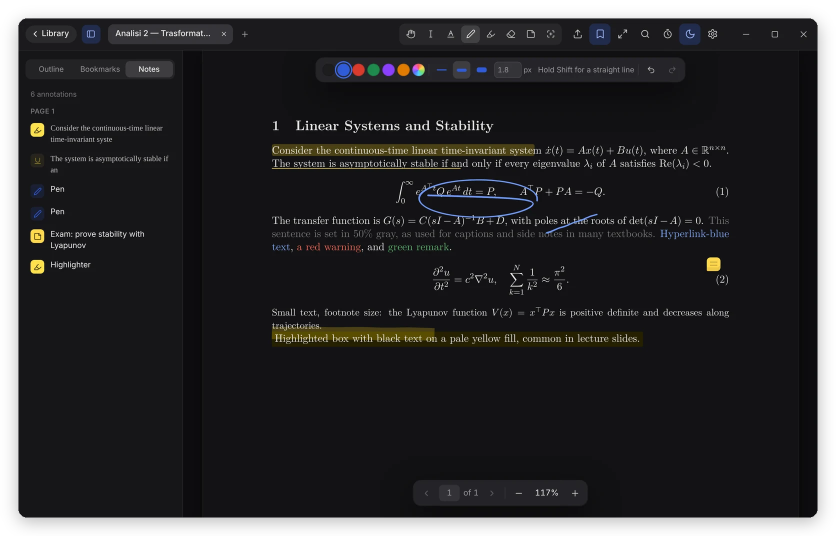
#> input picture docs/images/annotations.webp, 1672 x 1072 px (shown at 1/2 size)
$ python -i readme-images.py   (imports and definitions only)
#> lines starting #> are read from the running program, lines starting #| are printed output that depends on the picture; after the words box and inside, x2 and y2 are one past the last pixel; in counts of white or black regions, pixels touching at a corner belong together
#> further down, picture is the input picture: PIL image 1672x1072 RGBA; mean R, G, B, A 23.2, 22.5, 24, 228.9
"""Builds the pictures in docs/images/ used by README.md.

Shoots the app with the mocked backend (tests/preview/shoot.mjs) as a release version, so there's
no BETA badge, then frames each shot (rounded corners and a soft shadow) and saves it as WebP.

Usage: python3 scripts/readme-images.py   (needs Node, the npm packages and Pillow)
"""

import subprocess
import sys
import tempfile
from pathlib import Path

from PIL import Image, ImageChops, ImageDraw, ImageFilter

ROOT = Path(__file__).resolve().parent.parent
OUT = ROOT / "docs" / "images"
VERSION = "2.0.0"
WIDTH = 1600  # displayed at ~880 px on GitHub, so this stays sharp on high-DPI screens

# picture name -> screenshot file (the shot's name, or a step of it: "export" saves "export-dialog")
PICTURES = {
    "library-light": "readme-library-light",
    "library-dark": "readme-library-dark",
    "annotations": "annotate-dark",
    "link-preview": "link-preview",
    "snip": "snip-menu",
    "stats": "stats-light",
    "timer": "timer-pomodoro",
    "export": "export-dialog",
    "welcome": "welcome-usage",
}
SPLIT = ("readme-page-light", "readme-page-dark")
# Pictures cropped to the interesting part (left, top, right, bottom in 1280×800 window pixels).
CROPS = {"welcome": (240, 150, 1040, 700)}


def frame(img: Image.Image) -> Image.Image:
    """Rounded window with a soft shadow on a transparent background."""
    img = img.convert("RGB").resize((WIDTH, round(img.height * WIDTH / img.width)), Image.LANCZOS)
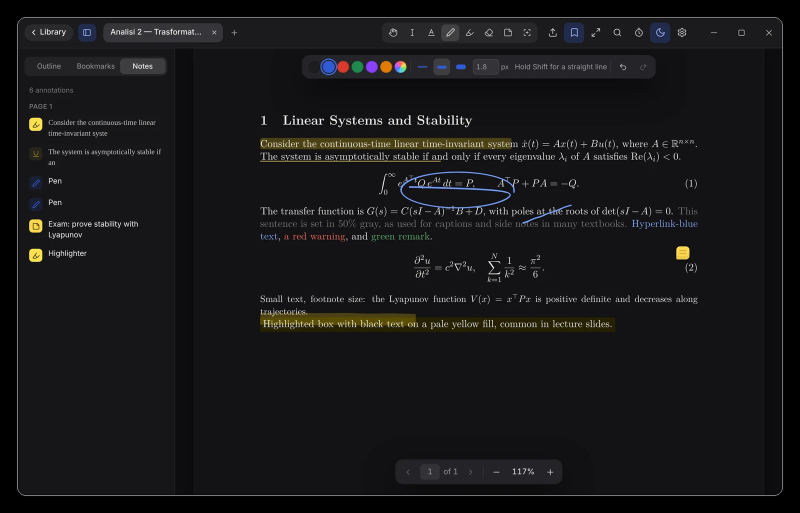
#> img: PIL image 1600x1026 RGB (shown at 1/2 size); mean R, G, B 23.3, 22.6, 24.1
    w, h = img.size
#> w = 1600; h = 1026
    radius, pad = 18, 36
    mask = Image.new("L", (w, h), 0)
#> mask: PIL image 1600x1026 L; every value is 0
    ImageDraw.Draw(mask).rounded_rectangle((0, 0, w - 1, h - 1), radius, fill=255)
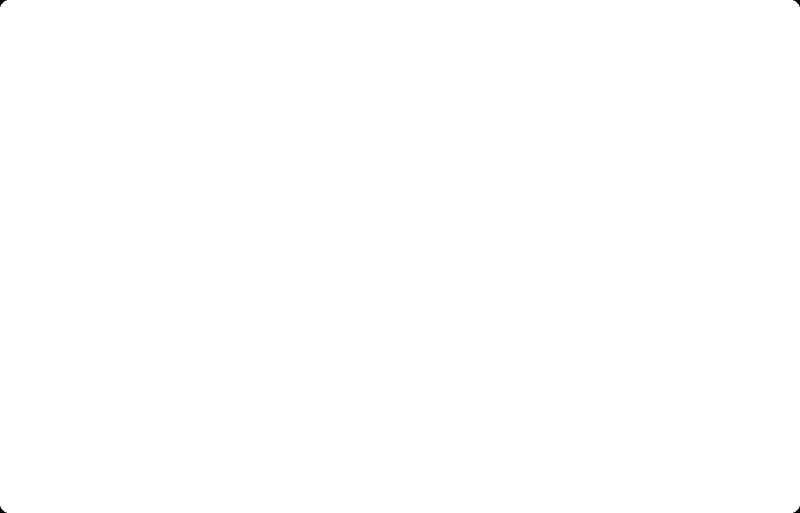
#> mask: PIL image 1600x1026 L (shown at 1/2 size); 100% white; 4 black regions, box (x1, y1, x2, y2) and area: (0, 0, 14, 14) 74, (1586, 0, 1600, 14) 74, (0, 1012, 14, 1026) 74, (1586, 1012, 1600, 1026) 74
    # A hairline border so light windows don't melt into a white page.
    border = Image.new("L", (w, h), 0)
    ImageDraw.Draw(border).rounded_rectangle((0, 0, w - 1, h - 1), radius, outline=255, width=1)
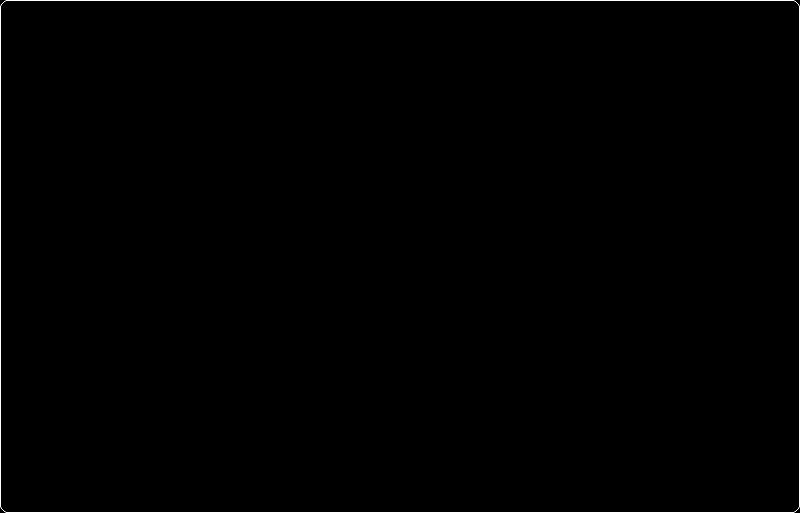
#> border: PIL image 1600x1026 L (shown at 1/2 size); 0.32% white in thin lines or dots
    img = Image.composite(Image.new("RGB", (w, h), (200, 202, 208)), img, border)

    canvas = Image.new("RGBA", (w + 2 * pad, h + 2 * pad), (0, 0, 0, 0))
#> canvas: PIL image 1672x1098 RGBA; every value is 0
    shadow = Image.new("L", canvas.size, 0)
#> shadow: PIL image 1672x1098 L; every value is 0
    ImageDraw.Draw(shadow).rounded_rectangle((pad, pad + 10, pad + w, pad + h + 6), radius, fill=70)
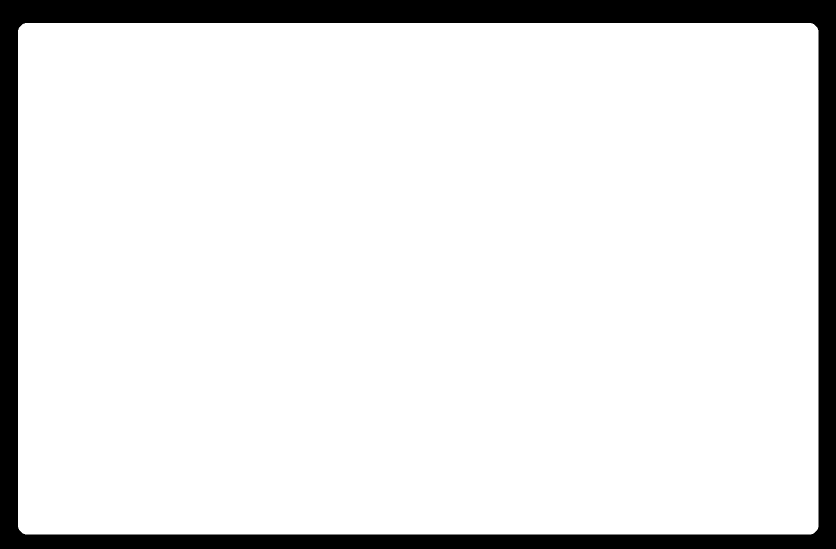
#> shadow: PIL image 1672x1098 L (shown at 1/2 size); values 0 (black) and 70 (white), 89.2% white; 1 black region, box (x1, y1, x2, y2) and area: (0, 0, 1672, 1098) 198329
    shadow = shadow.filter(ImageFilter.GaussianBlur(16))
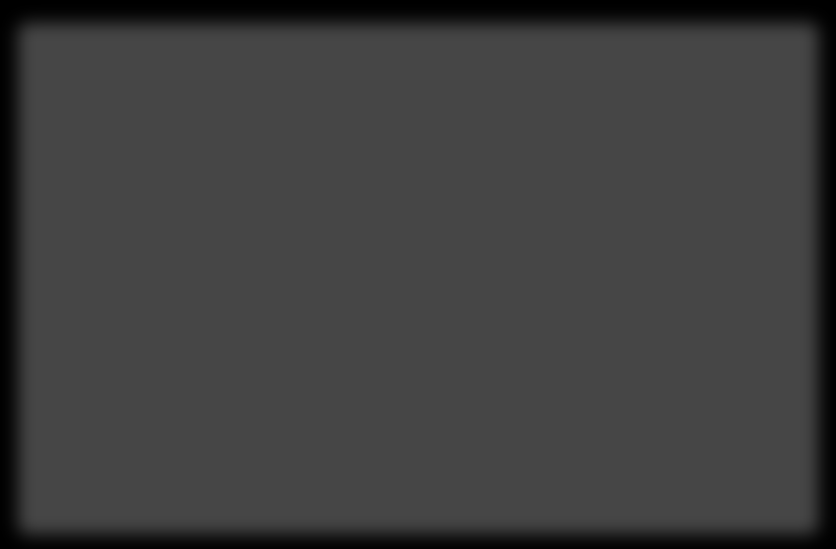
#> shadow: PIL image 1672x1098 L (shown at 1/2 size); min 0, max 70, mean 62.4
    canvas.putalpha(shadow)
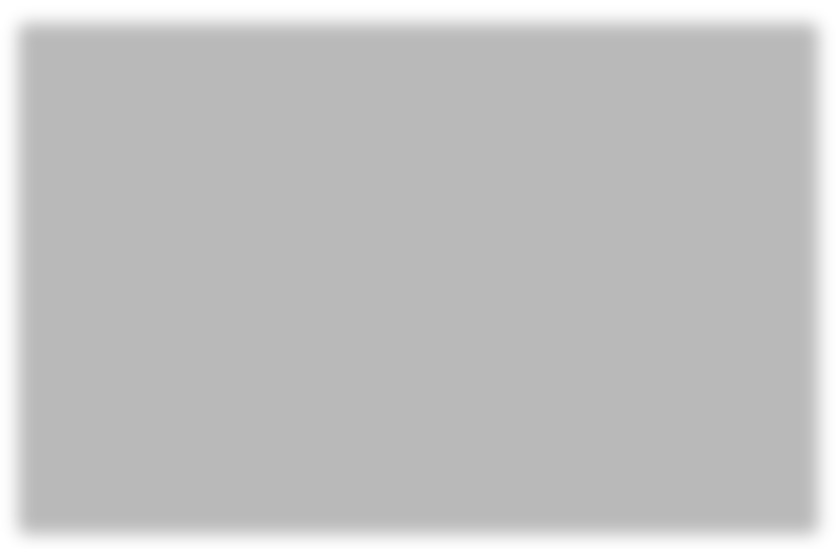
#> canvas: PIL image 1672x1098 RGBA (shown at 1/2 size); mean R, G, B, A 0, 0, 0, 62.4; transparent parts drawn white
    canvas.paste(img, (pad, pad), mask)
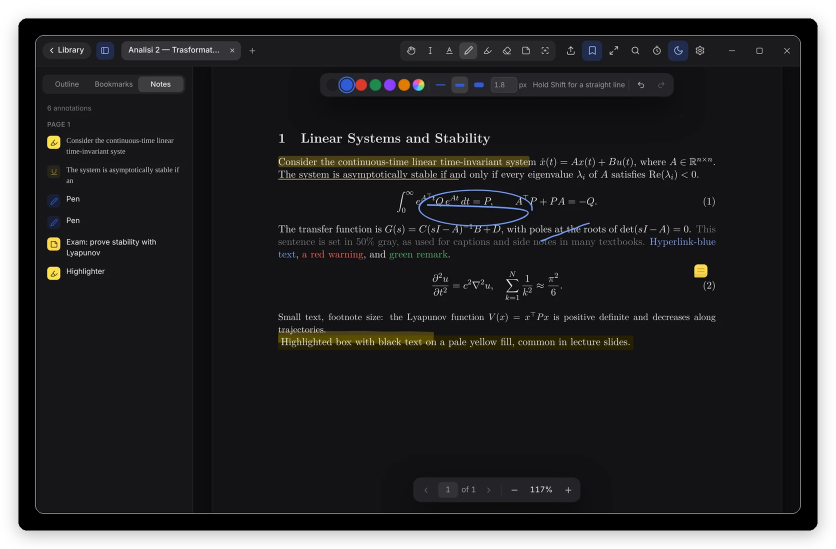
#> canvas: PIL image 1672x1098 RGBA (shown at 1/2 size); mean R, G, B, A 21.4, 20.8, 22.2, 229.3; transparent parts drawn white
    return canvas


def split(light: Image.Image, dark: Image.Image) -> Image.Image:
    """The same page in light and dark, divided by a slanted line."""
    w, h = light.size
    mask = Image.new("L", (w, h), 0)
    ImageDraw.Draw(mask).polygon([(w * 0.58, 0), (w, 0), (w, h), (w * 0.42, h)], fill=255)
    mixed = Image.composite(dark.convert("RGB"), light.convert("RGB"), mask)
    line = ImageChops.subtract(mask.filter(ImageFilter.MaxFilter(5)), mask)
    return Image.composite(Image.new("RGB", (w, h), (61, 107, 240)), mixed, line)


def main() -> None:
    with tempfile.TemporaryDirectory() as tmp:
        shots = sorted({f.removesuffix("-dialog") for f in PICTURES.values()} | set(SPLIT))
        subprocess.run(
            ["node", "tests/preview/shoot.mjs", "--scale", "2", "--version", VERSION, "--out", tmp, "--only", ",".join(shots)],
            cwd=ROOT,
            check=True,
        )
        OUT.mkdir(parents=True, exist_ok=True)
        for name, shot in PICTURES.items():
            img = Image.open(Path(tmp) / f"{shot}.png")
            if name in CROPS:
                k = img.width / 1280
                img = img.crop(tuple(round(v * k) for v in CROPS[name]))
            frame(img).save(OUT / f"{name}.webp", quality=88, method=6)
        light, dark = (Image.open(Path(tmp) / f"{s}.png") for s in SPLIT)
        frame(split(light, dark)).save(OUT / "dark-mode.webp", quality=88, method=6)
    for f in sorted(OUT.glob("*.webp")):
        print(f"{f.relative_to(ROOT)}  {f.stat().st_size // 1024} KB")


# [2 lines not run here, left out]

>>> from PIL import Image
>>> picture = Image.open('../docs/images/annotations.webp')
>>> result = frame(picture)
